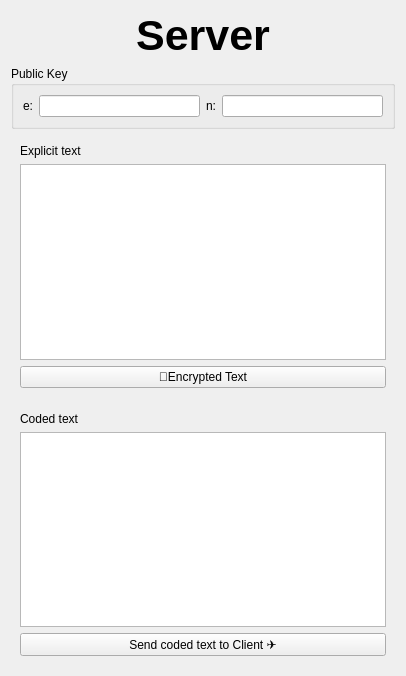
<?xml version="1.0" encoding="UTF-8"?>
<ui version="4.0">
 <class>Server</class>
 <widget class="QWidget" name="Server">
  <property name="geometry">
   <rect>
    <x>0</x>
    <y>0</y>
    <width>406</width>
    <height>676</height>
   </rect>
  </property>
  <property name="windowTitle">
   <string>Form</string>
  </property>
  <layout class="QVBoxLayout" name="verticalLayout_3">
   <item>
    <widget class="QLabel" name="label_13">
     <property name="font">
      <font>
       <pointsize>32</pointsize>
       <bold>true</bold>
      </font>
     </property>
     <property name="text">
      <string>Server</string>
     </property>
     <property name="alignment">
      <set>Qt::AlignCenter</set>
     </property>
    </widget>
   </item>
   <item>
    <widget class="QGroupBox" name="groupBox_3">
     <property name="title">
      <string>Public Key</string>
     </property>
     <layout class="QGridLayout" name="gridLayout">
      <item row="0" column="0">
       <widget class="QLabel" name="label_19">
        <property name="maximumSize">
         <size>
          <width>15</width>
          <height>16777215</height>
         </size>
        </property>
        <property name="text">
         <string>e:</string>
        </property>
       </widget>
      </item>
      <item row="0" column="1">
       <widget class="QLineEdit" name="le_public_e"/>
      </item>
      <item row="0" column="2">
       <widget class="QLabel" name="label_20">
        <property name="maximumSize">
         <size>
          <width>15</width>
          <height>16777215</height>
         </size>
        </property>
        <property name="text">
         <string>n:</string>
        </property>
       </widget>
      </item>
      <item row="0" column="4">
       <widget class="QLineEdit" name="le_public_n"/>
      </item>
     </layout>
    </widget>
   </item>
   <item>
    <widget class="QWidget" name="widget_3" native="true">
     <layout class="QVBoxLayout" name="verticalLayout">
      <item>
       <widget class="QLabel" name="label_22">
        <property name="text">
         <string>Explicit text</string>
        </property>
       </widget>
      </item>
      <item>
       <widget class="QPlainTextEdit" name="plainTextEdit"/>
      </item>
      <item>
       <widget class="QPushButton" name="btnDecrypt">
        <property name="text">
         <string>🔐Encrypted Text</string>
        </property>
       </widget>
      </item>
     </layout>
    </widget>
   </item>
   <item>
    <widget class="QWidget" name="widget_4" native="true">
     <layout class="QVBoxLayout" name="verticalLayout_2">
      <item>
       <widget class="QLabel" name="label_23">
        <property name="text">
         <string>Coded text</string>
        </property>
       </widget>
      </item>
      <item>
       <widget class="QTextBrowser" name="textBrowser_2"/>
      </item>
      <item>
       <widget class="QPushButton" name="btnDecrypt_2">
        <property name="text">
         <string>Send coded text to Client ✈</string>
        </property>
       </widget>
      </item>
     </layout>
    </widget>
   </item>
  </layout>
 </widget>
 <resources/>
 <connections/>
</ui>
